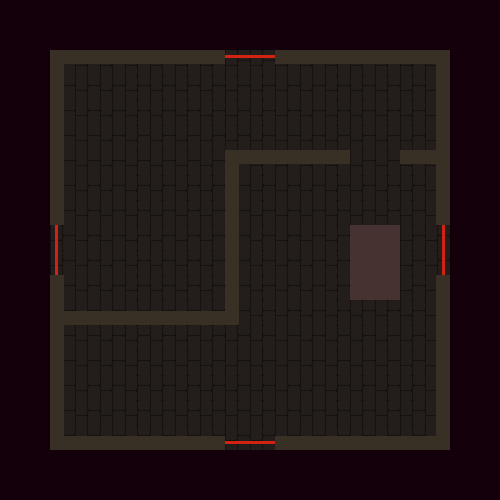

Tiled map render using the project's own tile images. Description and the map definition, with tile-layer contents summarised, below:
An orthogonal 20x20 tile map with 25x25 px tiles, 1 tile layer (Tile Layer 1), 2 tilesets and 21 objects.

<map version="1.0" orientation="orthogonal" width="20" height="20" tilewidth="25" tileheight="25">
 <tileset firstgid="1" name="warped-tileset" tilewidth="25" tileheight="25">
  <image source="../warped-tileset.png" width="500" height="50" />
 </tileset>
 <tileset firstgid="41" name="warped-objectset" tilewidth="25" tileheight="25">
  <image source="../warped-objectset.png" width="500" height="50" />
 </tileset>
 <layer name="Tile Layer 1" width="20" height="20">
  <data>[400 cells, 400 non-empty, 15 distinct tile ids]</data>
 </layer>
 <objectgroup name="Object Layer 1" width="20" height="20">
  <object gid="41" x="75" y="375" />
  <object gid="45" x="100" y="375" />
  <object gid="42" x="125" y="375" />
  <object gid="43" x="125" y="400" />
  <object gid="46" x="100" y="400" />
  <object gid="44" x="75" y="400" />
  <object gid="53" x="400" y="200" />
  <object gid="52" x="250" y="200" />
  <object gid="52" x="250" y="225" />
  <object gid="52" x="275" y="200" />
  <object gid="51" x="250" y="250" />
  <object gid="52" x="375" y="425" />
  <object gid="52" x="400" y="400" />
  <object gid="53" x="400" y="425" />
  <object gid="51" x="250" y="325" />
  <object gid="53" x="75" y="100" />
  <object gid="53" x="75" y="125" />
  <object gid="52" x="100" y="100" />
  <object gid="51" x="125" y="100" />
  <object gid="51" x="75" y="300" />
  <object gid="51" x="400" y="100" />
 </objectgroup>
 <objectgroup name="Object Layer 2" width="20" height="20" />
</map>
